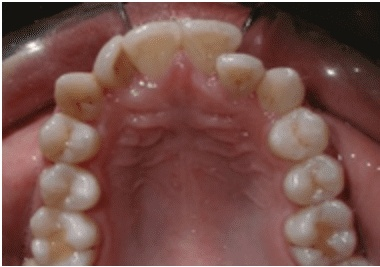
#> input picture img/ortho_init.jpg, 380 x 267 px, found by its file name
$ jupyter execute --allow-errors 'Orthodontic Morphing.ipynb'
#> lines starting #> are read from the running program, lines starting #| are printed output that depends on the picture
## Orthodontic Morph

[cell 1]
import cv2
import numpy as np
import sys
from IPython.display import HTML
from matplotlib import pyplot as plt
from scipy.spatial import Delaunay
import operator
import glob
from skimage import io
import os
import math
from subprocess import Popen, PIPE
from PIL import Image
import random
import subprocess
import argparse
import shutil
import dlib
import imutils

Image source : https://sa1s3optim.patientpop.com/assets/docs/65595.png

file1= 'ortho.png'
imgnew = cv2.imread(file1)
height1, width1 = 267,380
crop_img1 = imgnew[52:52+height1,0:0+width1]
crop_img2 = imgnew[52:52+height1,430:430+width1]
#dst = cv2.resize(crop_img, (width, height), interpolation = cv2.INTER_CUBIC)

filename1 = 'ortho_init.jpg'
cv2.imwrite(filename1, crop_img1)
filename2 = 'ortho_fin.jpg'
cv2.imwrite(filename2, crop_img2)

[cell 2]
file1= 'ortho_init.jpg'
imgnew = cv2.imread(file1)
#> imgnew is the input picture: shape (267, 380, 3); mean B, G, R 74.5, 80.6, 119
img1 = cv2.imread(file1)
imgnew = cv2.cvtColor(imgnew, cv2.COLOR_RGB2BGR)
imgray =cv2.cvtColor(imgnew, cv2.COLOR_RGB2GRAY)
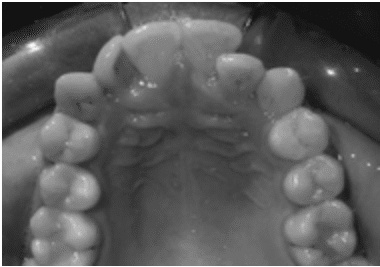
#> imgray: shape (267, 380); min 13, max 255, mean 91.4

#pts = np.array([[x,y],[x+10, y], [x,y+32],[x+34,y+52],[x+77,y+32], [x+77, y], [x+87, y], ], np.int32)
pts = np.array([[40, 260],[80,260],
                [47, 210], [80, 210],
               [50, 160], [90, 170],
               [60, 120], [90, 130],
               [60, 80], [100, 80],
               [120, 40], [130, 70],
               [180, 30], [180, 60],
               [240, 40], [220, 70],
               [260, 70], [250, 100],
               [300, 100], [280, 110],
               [330, 150], [300, 160],
               [330, 200], [310, 210],
               [350, 260], [330,262],], np.int32)
plt.figure(figsize=(3,4))
#> (this line was passed over: IPython is not available in this run)

x_corn1=imgnew.shape[1]
#> x_corn1 = 380
y_corn1=imgnew.shape[0]
#> y_corn1 = 267
pts=np.append(pts, [[5, 5],[5, y_corn1-5],[5, y_corn1//3],[5, 2*y_corn1//3], [x_corn1//2, 5],[x_corn1-5, 5],
                            [x_corn1-5, y_corn1//3],[x_corn1-5, 2*y_corn1//3], [x_corn1//2,y_corn1-5],[x_corn1-5,y_corn1-5], [x_corn1//2,y_corn1//2]], axis=0 )

#pts=np.append(pts, [[5, 5],[5, y_corn1-5],[5, y_corn1//2], [x_corn1//2, 5],[x_corn1-5, 5],
#                            [x_corn1-5, y_corn1//2], [x_corn1//2,y_corn1-5],[x_corn1-5,y_corn1-5],[80,200], [80,306]], axis=0 )
plt.figure(figsize=(10,10))
#> (this line was passed over: IPython is not available in this run)
pts.reshape((-1,1,2))

for i1 in pts:
    x1, y1 = i1.ravel()
    cv2.circle(imgnew, (x1, y1), 3, (0,127,255), -1)
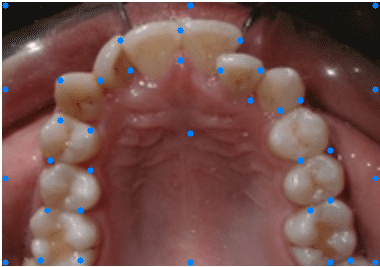
#> imgnew: shape (267, 380, 3); mean R, G, B 117.6, 81, 76.3

plt.imshow(imgnew), plt.show()
#> (this line was passed over: IPython is not available in this run)

[cell 3]
corner_points1=[]
length1=pts.shape[0]
#> length1 = 37
for i in range(length1):
    corner_points1.append(pts[i])
print(np.array(corner_points1))
#> (printed output is left out)
print(len(corner_points1))
#| 37

[cell 4]
points1 = np.array(corner_points1)
tri1 = Delaunay(points1)
#plt.figure(figsize=(10,20))
im1 = plt.imread(file1)
#> (the rest of this cell did not finish here and is left out)

[cell 5]
np.savetxt('test1.txt', corner_points1, delimiter=' ', fmt='%s')
f1 = open('test1.txt', 'r')
print(f1.read())
f1.close()

[cell 6]
file2= 'ortho_fin.jpg'
imgnew2 = cv2.imread(file2)
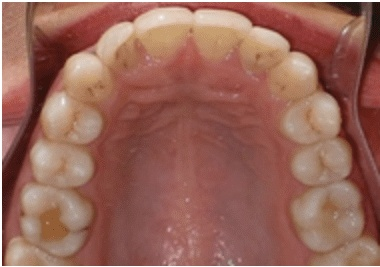
#> input picture img/ortho_fin.jpg, 380 x 267 px, found by its file name
#> imgnew2 is the input picture: shape (267, 380, 3); mean B, G, R 89, 101.7, 151.9
imgnew2 = cv2.cvtColor(imgnew2, cv2.COLOR_RGB2BGR)
imgray2 =cv2.cvtColor(imgnew2, cv2.COLOR_RGB2GRAY)
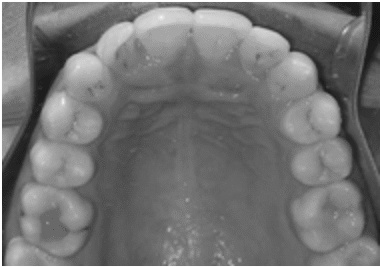
#> imgray2: shape (267, 380); min 15, max 255, mean 115.3

#pts = np.array([[x,y],[x+10, y], [x,y+32],[x+34,y+52],[x+77,y+32], [x+77, y], [x+87, y], ], np.int32)
pts2 = np.array([[30,240],[60, 260],
                 [40, 180],[80, 190],
               [50, 140],[85, 150],
                [60, 90],[90, 110],
               [100, 50], [110, 75],
               [130, 20], [140, 55],
               [190, 10], [190, 40],
               [250, 20], [230, 50],
               [290, 50], [265, 75],
               [320, 90], [300, 100],
               [340, 140], [310, 145],
               [345, 185], [310, 190],
               [360, 240], [330,250],], np.int32)

plt.figure(figsize=(10,10))
#> (this line was passed over: IPython is not available in this run)

x_corn2=imgnew2.shape[1]
#> x_corn2 = 380
y_corn2=imgnew2.shape[0]
#> y_corn2 = 267
pts2=np.append(pts2, [[5, 5],[5, y_corn2-5],[5, y_corn2//3],[5, 2*y_corn2//3],[x_corn2//2, 5],[x_corn2-5, 5],
                            [x_corn2-5, y_corn2//3],[x_corn1-5, 2*y_corn2//3],[x_corn2//2,y_corn2-5],[x_corn2-5,y_corn2-5],[x_corn2//2,y_corn2//2]], axis=0 )

pts2.reshape((-1,1,2))

for i2 in pts2:
    x2, y2 = i2.ravel()
    cv2.circle(imgnew2, (x2, y2), 4, (255,0,255), -1)
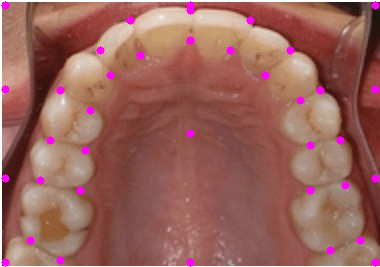
#> imgnew2: shape (267, 380, 3); mean R, G, B 153.7, 99.8, 91.9

plt.imshow(imgnew2), plt.show()
#> (this line was passed over: IPython is not available in this run)
#filename = 'recthead-og-points.png'
#cv2.imwrite(filename,imgnew)

[cell 7]
corner_points2=[]
length2=pts2.shape[0]
#> length2 = 37
for i in range(length2):
    corner_points2.append(pts2[i])
print(np.array(corner_points2))
#> (printed output is left out)
print(len(corner_points2))
#| 37

[cell 8]
points2 = np.array(corner_points2)
tri2 = Delaunay(points2)

im2 = plt.imread(file2)
#> (the rest of this cell did not finish here and is left out)

[cell 9]
np.savetxt('test2.txt', corner_points2, delimiter=' ', fmt='%s')
f2 = open('test2.txt', 'r')
f2.close()

[cell 10]
# Read points from text file
def readPoints(path) :
    # Create an array of points.
#> called with path = 'test1.txt'
    points = [];
    # Read points
    with open(path) as file :
        for line in file :
            x, y = line.split()
            points.append((int(x), int(y)))

    return points

[cell 11]
alpha = 0.5
points1 = readPoints('test1.txt')
points2 = readPoints('test2.txt')
points = [];

length_p = len(points1)
# Compute weighted average point coordinates
for i in range(0, length_p):
    x = ( 1 - alpha ) * points1[i][0] + alpha * points2[i][0]
    y = ( 1 - alpha ) * points1[i][1] + alpha * points2[i][1]
    points.append((x,y))

points_del = np.array(points)
tri_del = Delaunay(points_del)
final_del=np.array(tri_del.simplices)
np.savetxt('triangle_del_black.txt',final_del, fmt='%s')
print(final_del)

[cell 12]
points2 = np.array(corner_points2)
tri2 = Delaunay(points2)

plt.figure(figsize=(6,8))
#> (this line was passed over: IPython is not available in this run)
im2 = plt.imread(file2)
#> (the rest of this cell did not finish here and is left out)

[cell 13]
points1 = np.array(corner_points1)
tri1 = Delaunay(points1)
plt.figure(figsize=(6,8))
#> (this line was passed over: IPython is not available in this run)
